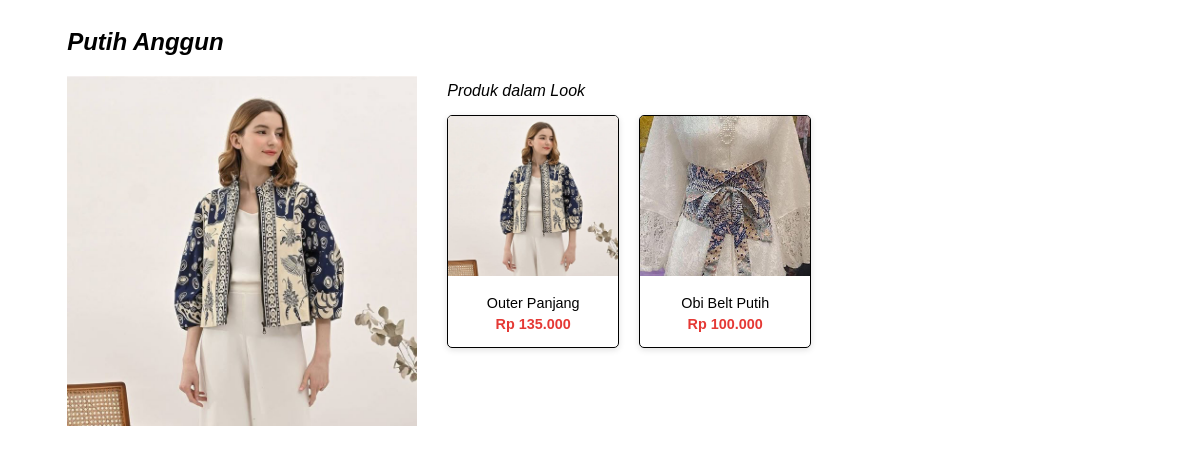
The page /seller/look_detail.php?id=8 on the database its author committed.
### tables this page shows
CREATE TABLE `looks` (
  `id` int(11) NOT NULL,
  `look_name` varchar(255) DEFAULT NULL,
  `look_image` varchar(255) DEFAULT NULL
);

CREATE TABLE `produk` (
  `id` int(11) NOT NULL,
  `nama` varchar(150) NOT NULL,
  `kategori` varchar(50) NOT NULL,
  `harga` decimal(10,2) NOT NULL,
  `deskripsi` varchar(1000) NOT NULL,
  `stok` int(11) NOT NULL,
  `gambar` varchar(255) NOT NULL,
  `waktutambah` timestamp NOT NULL DEFAULT current_timestamp() ON UPDATE current_timestamp()
);

### seller/look_detail.php (the view, shortened to what this page needs)
<?php
include 'config.php';
$look_id = $_GET['id'];
$look = mysqli_fetch_assoc(mysqli_query($conn, "SELECT * FROM looks WHERE id='$look_id'"));
$produk_query = "
    SELECT p.* FROM produk p
    JOIN look_produk lp ON p.id = lp.produk_id
    WHERE lp.look_id = '$look_id'
";
$produk_result = mysqli_query($conn, $produk_query);
?>
<!DOCTYPE html>
<html>
<head>
</head>
<body>
    <div class="container">
        <h2><?php echo $look['look_name']; ?></h2>
        <div class="flexcontain">
            <img src="../uploads/look/<?php echo $look['look_image']; ?>" alt="<?php echo $look['look_name']; ?>" class="look-image">
            <div class="containproduklist">
            <h3>Produk dalam Look</h3>
            <div class="produk-list">
                <?php while ($produk = mysqli_fetch_assoc($produk_result)) { ?>
                    <div class="produk-item">
                        <a href="../viewproduk.php?id=<?php echo $produk['id']; ?>" target="_blank">
                            <img src="../uploads/<?php echo $produk['gambar']; ?>" alt="<?php echo $produk['nama']; ?>">
                            <p><?php echo $produk['nama']; ?></p>
                            <p class="harga">Rp <?php echo number_format($produk['harga'], 0, ',', '.'); ?></p>
                        </a>
                        </div>
                <?php } ?>
            </div>
            </div>
        </div>
    </div>
</body>
</html>

### seller/look_detail.php (style rules this page uses)
.container { width: 90%; height: fit-content; }
body { font-family: 'Poppins', sans-serif; display: flex; justify-content: center; }
.container h2 { font-weight: 600; font-style: italic; }
.look-image { max-width: 350px; }
h3 { margin-bottom: 15px; font-size: 1rem; font-weight: 400; font-style: italic; }
.produk-list { display: flex; flex-wrap: wrap; gap: 20px; }
.produk-item { background: #fff; border-radius: 5px; box-shadow: 0 2px 6px rgba(0, 0, 0, 0.12); padding-bottom: 10px; border: 1px solid #000; overflow: hidden; width: 170px; text-align: center; transition: transform 0.2s ease, box-shadow 0.3s ease; }
.produk-item img { width: 100%; height: 160px; object-fit: cover; margin-bottom: 10px; }
.produk-item p { margin: 5px 0; font-size: 0.9rem; }
.produk-item a { text-decoration: none; color: inherit; }
.produk-item p.harga { color: #e53935; font-weight: 600; }
.flexcontain { display: flex; flex-wrap: wrap; gap: 30px; }
.containproduklist { margin-top: -10px; }

### rows shown on the page
looks: look_name "Putih Anggun", look_image (picture)
produk: gambar (picture), nama "Outer Panjang", harga "135.000"
produk: gambar (picture), nama "Obi Belt Putih", harga "100.000"
